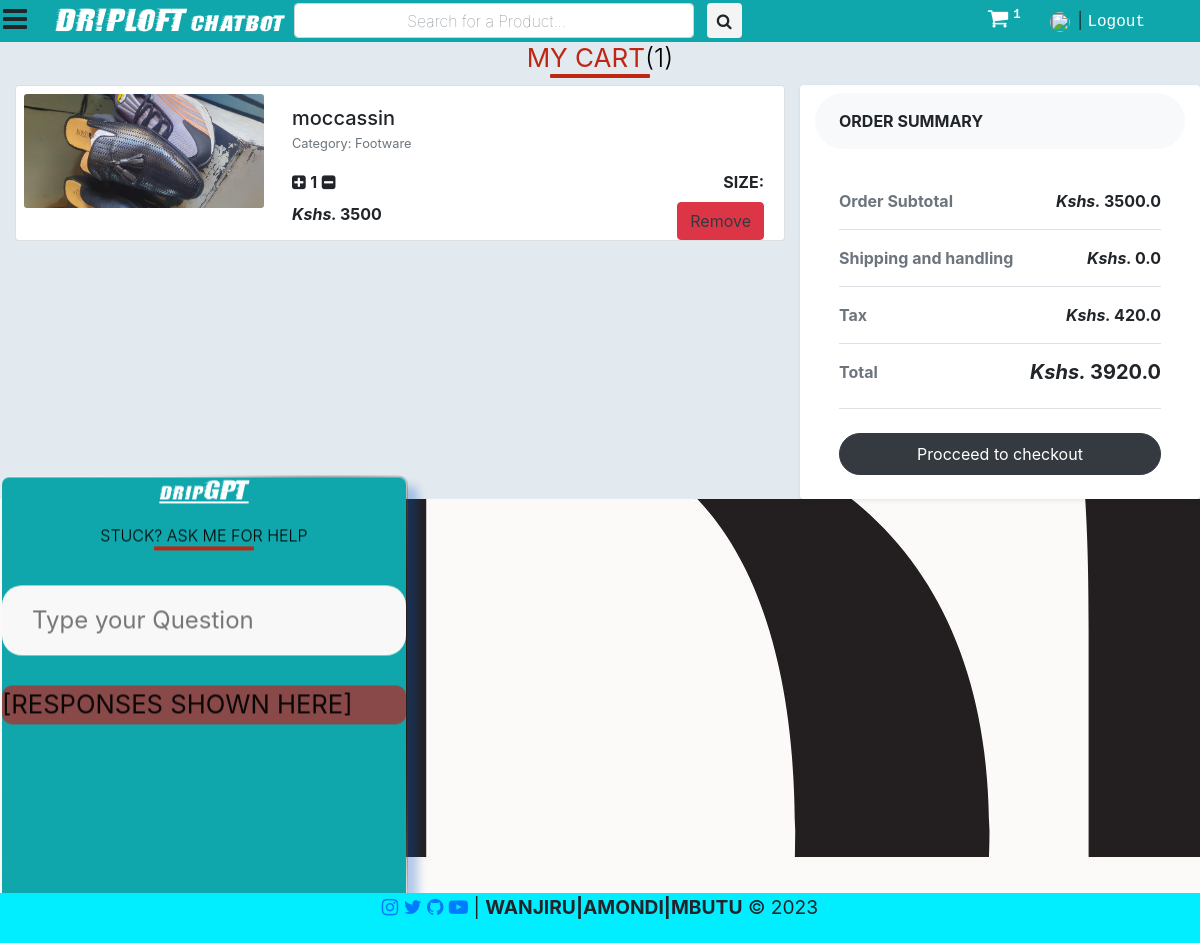
The app's page /cart/ (signed in) with its own data.
### main/models.py (models this page shows)
class Cart(models.Model):
	user = models.ForeignKey(User, on_delete=models.CASCADE)
	product_id = models.CharField(max_length=100)
	product_size = models.CharField(max_length=20,default='',null=True)
	number = models.PositiveIntegerField(default=0)

### saler/models.py (models this page shows, shortened)
class Product(models.Model):
	GST_CHOICES = (("0",'0'),("3",'3'),("5",'5'),("12",'12'),("18",'18'),("28",'28'))
	product_id = models.BigAutoField(primary_key=True)
	product_id2 = models.CharField(max_length=100,default='')
	shop = models.ForeignKey(User, on_delete=models.CASCADE,default='')
	product_name = models.CharField(max_length=100)
	category = models.ForeignKey(category, default="", verbose_name="Category", on_delete=models.SET_DEFAULT, null=True)
	subcategory = models.CharField(max_length=50, default="")
	price = models.IntegerField(default=0)
	price_not = models.IntegerField(default=999)
	desc = models.TextField()
	gst = models.CharField(default='0',max_length=3,choices=GST_CHOICES)
	pub_date = models.DateField(auto_now=True)
	image1 = models.ImageField(upload_to='products/images', default="",null=True)
	image2 = models.ImageField(upload_to='products/images', default="",null=True,blank=True)
	image3 = models.ImageField(upload_to='products/images', default="",null=True,blank=True)
	image4 = models.ImageField(upload_to='products/images', default="",null=True,blank=True)
	image5 = models.ImageField(upload_to='products/images', default="",null=True,blank=True)

class category(models.Model):
	name = models.CharField(max_length=50, default="")
	sub_Categories  = models.TextField(default="")
	def __str__(self):
		return f'{self.name}'

### main/views.py (the view)
# urls.py: path('cart/', views.cart, name="main_cart"),
@login_required
def cart(request):
	if request.user.is_authenticated:
		allProds = []
		subtotal = 0.0
		delev = 0.0
		tax = 0.0
		cart_prods = [p for p in Cart.objects.all() if p.user == request.user]
		for p in cart_prods:
			tempTotal = p.number * Product.objects.filter(product_id=p.product_id)[0].price
			subtotal += tempTotal
			tax += tempTotal*int(Product.objects.filter(product_id=p.product_id).first().gst)/100
		for cprod in cart_prods:
			prod = Product.objects.filter(product_id=cprod.product_id)[0]
			allProds.append([cprod, prod])
		params = {
					'allProds':allProds,
					'cart_element_no' : len([p for p in Cart.objects.all() if p.user == request.user]),
					'total':subtotal+tax+delev,
					'subtotal':subtotal,
					'tax':tax,
					'delev':delev,
					'category':category.objects.all(),
				}
		return render(request,'main/cart.html', params)

### main/templatetags/app_tags.py (called while the page is built)
@register.filter(name='split')
def split(str, key):
    return str.split(key)

### main/templates/main/cart.html (shortened to what this page needs)
{% extends 'main/base.html' %}
{% load static %}
{% block main_body %}
<div class="container-fluid" style="background-color: #e2eaef">
  <h2><b>My Cart</b>({{cart_element_no}})</h2>
  <div class="row">
    <div class="col-md-8  mt-1" style="overflow-y: scroll; max-height: 100%">
      <div class="table-responsive">
        {% for cprod, prod in allProds %}
        <div class="card mb-1">
          <div class="row no-gutters">
            <div class="col-md-4 p-2" style="text-align: center;">
              <img src="{{prod.image1.url}}" class="card-img" alt="..."
                style="max-height: 200px; width: auto; max-width: 100%">
            </div>
            <div class="col-md-8">
              <div class="card-body">
                <h5 class="card-title mb-0">{{prod.product_name}}</h5>
                <p class="card-text"><small class="text-muted">Category: {{prod.category}}</small></p>
                <div class="">
                  <div style="float: left;">
                    <p class="card-text"><i class="fa fa-plus-square plus_prod" product_id={{cprod.id}}
                        aria-hidden="true"></i> <strong>{{cprod.number}}</strong> <i
                        class="fa fa-minus-square minus_prod" aria-hidden="true" product_id={{cprod.id}}></i></p>
                  </div>
                  <div style="float: right;">
                    <p class="card-text"><strong>SIZE: </strong>
                    </p>
                  </div>
                </div>
                <br>
                <div class="mt-2 pb-1">
                  <div style="float: left;">
                    <p class="card-text"><strong><i aria-hidden="true">Kshs. </i>{{prod.price}}</strong></p>
                  </div>
                  <div style="float: right;">
                    <a class="btn btn-danger text-dark delete" product_id={{cprod.id}}
                      style="float: right; color: #fff;">Remove</a>
                  </div>
                </div>
              </div>
            </div>
          </div>
        </div>
        {% endfor %}
      </div>
    </div>
    <div class="col-lg-4 bg-white rounded shadow-sm mt-1" style="height: 100%">
      <div class="bg-light rounded-pill px-4 py-3 text-uppercase font-weight-bold mt-2">Order summary
      </div>
      <div class="p-4">
        <ul class="list-unstyled mb-4">
          <li class="d-flex justify-content-between py-3 border-bottom"><strong class="text-muted">Order Subtotal
            </strong><strong id="subtotal"><i aria-hidden="true">Kshs. </i>{{subtotal}}</strong></li>
          <li class="d-flex justify-content-between py-3 border-bottom"><strong class="text-muted">Shipping and
              handling</strong><strong id="delev"><i aria-hidden="true">Kshs. </i>{{delev}}</strong></li>
          <li class="d-flex justify-content-between py-3 border-bottom"><strong class="text-muted">Tax</strong><strong
              id="tax"><i aria-hidden="true">Kshs. </i>{{tax}}</strong></li>
          <li class="d-flex justify-content-between py-3 border-bottom"><strong class="text-muted">Total</strong>
            <h5 class="font-weight-bold" id="total"><i aria-hidden="true">Kshs. </i>{{total}}</h5>
          </li>
        </ul><a href="{% url 'main_checkout' %}" class="btn btn-dark rounded-pill py-2 btn-block">Procceed to
          checkout</a>
      </div>
    </div>
  </div>
</div>
{% endblock main_body %}

### main/static/main/css/style.css (style rules this page uses)
body a { text-decoration:none; transition:0.5s all; -webkit-transition:0.5s all; -moz-transition:0.5s all; -o-transition:0.5s all; -ms-transition:0.5s all; }

### main/templates/main/cart.html (style rules this page uses)
h2 { color: #000; font-size: 26px; font-weight: 300; text-align: center; text-transform: uppercase; position: relative; }
h2 b { color: #be2714; }
h2::after { content: ""; width: 100px; position: absolute; margin: 0 auto; height: 4px; border-radius: 1px; background: #be2714; left: 0; right: 0; bottom: -5px; }

### records on screen
Cart: image1 (picture), product_name "moccassin", category "Footware", number "1", price "3500"

### other values on screen
{{ cart_element_no }} "1"
{{ subtotal }} "3500.0"
{{ delev }} "0.0"
{{ tax }} "420.0"
{{ total }} "3920.0"
